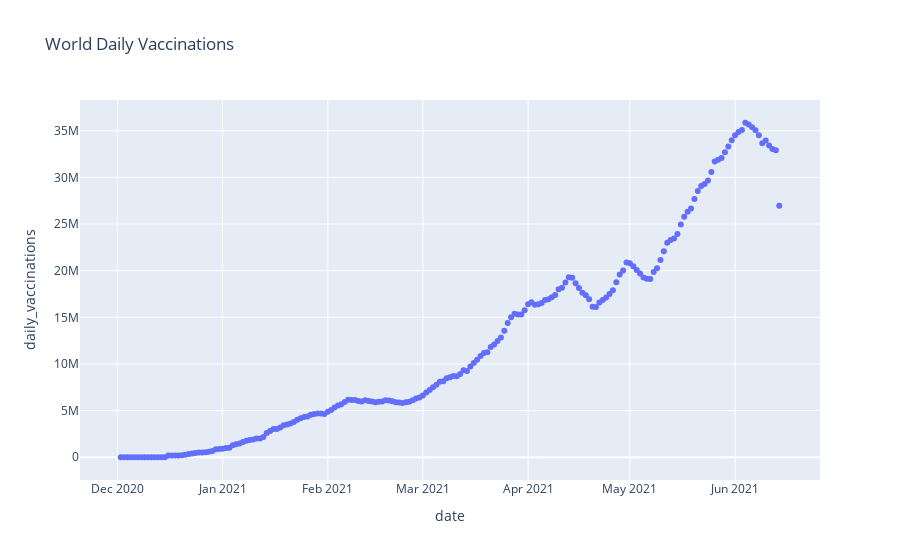

Source (notebook cell):
### Code cell
# Plotting world vaccination record 
daily_vacc = ax.scatter(vaccinated, x = vaccinated.index, y = 'daily_vaccinations', title = 'World Daily Vaccinations')
daily_vacc.show()

### Figure 1 — Plotly figure (JSON) as saved in the notebook; plotly's stock layout.template omitted (floating-point values rounded to 4 significant figures; data arrays with more than 128 entries replaced by an {"elided": "..."} marker saying what was removed)
{"data": [{"hovertemplate": "date=%{x}<br>daily_vaccinations=%{y}<extra></extra>", "legendgroup": "", "marker": {"color": "#636efa", "symbol": "circle"}, "mode": "markers", "name": "", "orientation": "v", "showlegend": false, "type": "scatter", "x": {"elided": "195 str values"}, "xaxis": "x", "y": {"elided": "195 int values"}, "yaxis": "y"}], "layout": {"legend": {"tracegroupgap": 0}, "title": {"text": "World Daily Vaccinations"}, "xaxis": {"anchor": "y", "domain": [0, 1], "title": {"text": "date"}}, "yaxis": {"anchor": "x", "domain": [0, 1], "title": {"text": "daily_vaccinations"}}}}
